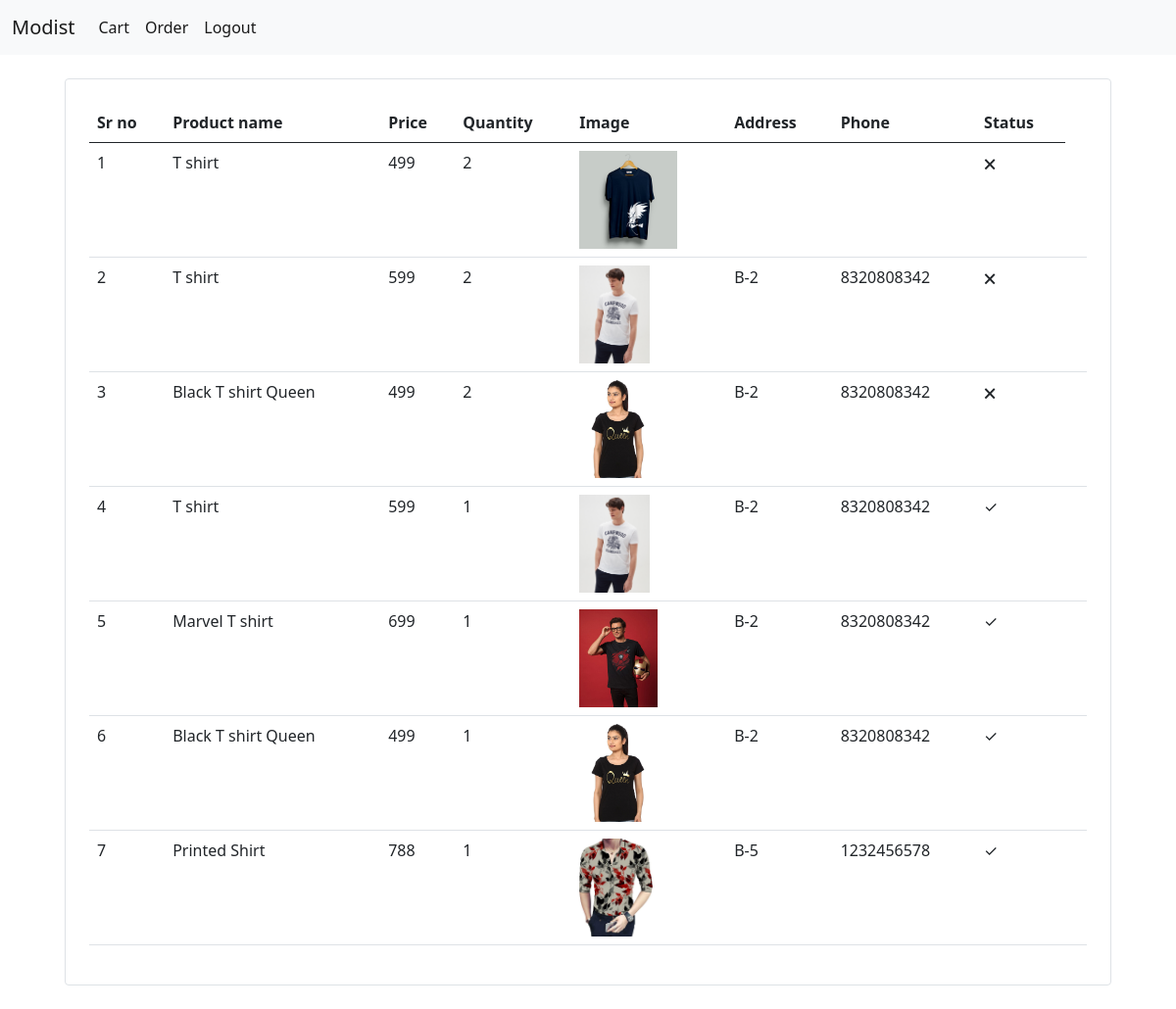
The app's page /orders (signed in) with its own data.
### store/models/orders.py (models this page shows, shortened)
class Order(models.Model):
    product = models.ForeignKey(Product,on_delete=models.CASCADE)
    customer = models.ForeignKey(Customers,on_delete=models.CASCADE)
    quantity = models.IntegerField(default=1)
    price = models.IntegerField(default=1)
    date = models.DateField(default=datetime.datetime.today)
    address = models.CharField(max_length=200,default='',blank=True)
    phoneNo = models.CharField(max_length=14,default='',blank=True)
    pincode = models.CharField(max_length=10,default='',blank=True)
    status = models.BooleanField(default=False)
    @staticmethod
    def get_order_cust(customer_id):
        return Order.objects.filter(customer = customer_id)

### store/models/product.py (models this page shows, shortened)
class Product(models.Model):
    name = models.CharField(max_length=100)
    category = models.ForeignKey(Category, on_delete=models.CASCADE,default=1)
    price = models.IntegerField(default=0)
    description = models.CharField(max_length=200, default='',null=True, blank=True)
    image = models.ImageField(upload_to='uploads/products/')

### store/views.py (the view)
# urls.py: path('orders', OrderHis.as_view()),
class OrderHis(View):
    def get(self,request):
        cust = request.session.get('customer')
        orders = Order.get_order_cust(cust)
        print(orders)
        return render(request,"OrdersHistory.html",{'orders': orders})

### store/templates/OrdersHistory.html (shortened to what this page needs)
<!DOCTYPE html>
<html lang="en">
<head>
{% extends 'base.html' %}
{% block content %}
{% load cart %}
<div class="container">
    <div class="border rounded p-4 m-4">
        <table class="table table-inverse table-inverse table-responsive">
            <thead class="thead-inverse">
                <tr>
                    <th>Sr no</th>
                    <th>Product name</th>
                    <th>Price</th>
                    <th>Quantity</th>
                    <th>Image</th>
                    <th>Address</th>
                    <th>Phone</th>
                    <th>Status</th>
                </tr>
                </thead>
                <tbody>
                    {% for order in orders %}
                    <tr>
                        <td>{{forloop.counter}}</td>
                        <td>{{order.product.name}}</td>
                        <td>{{order.product.price}}</td>
                        <td>{{order.quantity}}</td>
                        <td><img src="{{order.product.image.url}}" alt="not" style="height:100px;"></td>
                        <td>{{order.address}}</td>
                        <td>{{order.phoneNo}}</td>
                        {% if order.status %}
                        <td><span>&#10003;</span></td>
                        {%else%}
                        <td><span>&#128473;</span></td>
                        {% endif %}
                        <td></td>
                    </tr>
                    {% endfor %}
                </tbody>
        </table>
    </div>
</div>
{% endblock %}

### records on screen
Order: product.name "T shirt", product.price "499", quantity "2", product.image (picture)
Order: product.name "T shirt", product.price "599", quantity "2", product.image (picture), address "B-2", phoneNo "8320808342"
Order: product.name "Black T shirt Queen", product.price "499", quantity "2", product.image (picture), address "B-2", phoneNo "8320808342"
Order: product.name "T shirt", product.price "599", quantity "1", product.image (picture), address "B-2", phoneNo "8320808342"
Order: product.name "Marvel T shirt", product.price "699", quantity "1", product.image (picture), address "B-2", phoneNo "8320808342"
Order: product.name "Black T shirt Queen", product.price "499", quantity "1", product.image (picture), address "B-2", phoneNo "8320808342"
Order: product.name "Printed Shirt", product.price "788", quantity "1", product.image (picture), address "B-5", phoneNo "1232456578"
